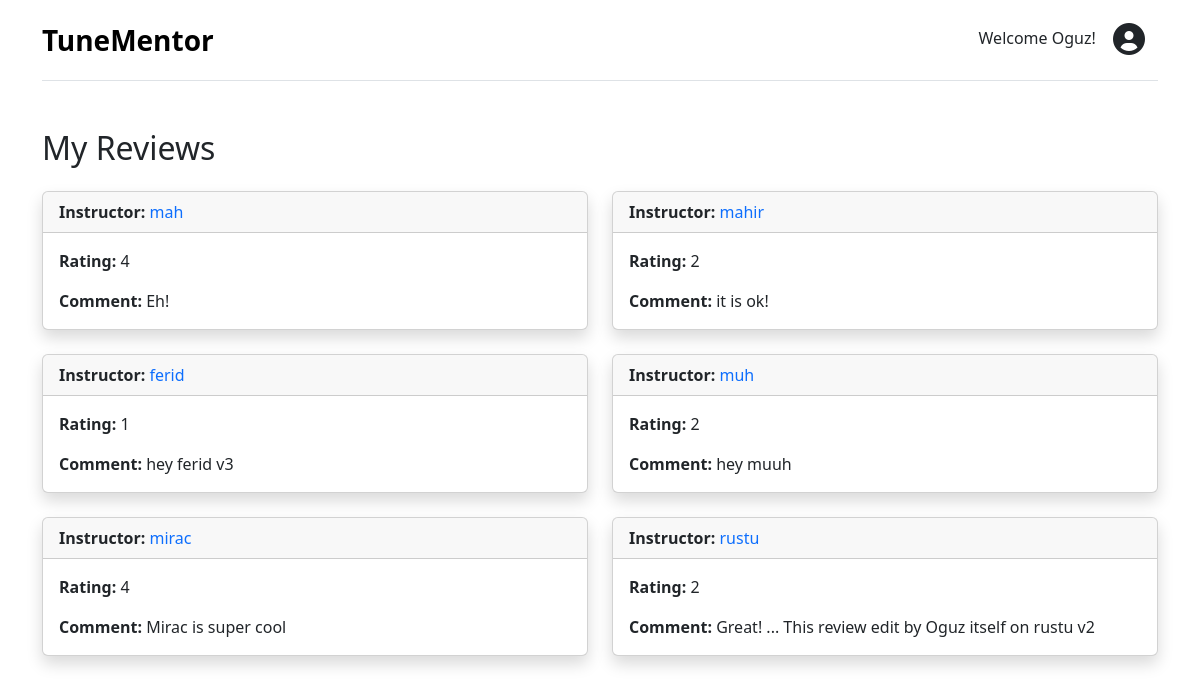
Page /my_reviews (signed in) on the committed database.
### tunementor/models.py (models this page shows, shortened)
class User(AbstractUser):
    ROLE_CHOICES = [
        ('instructor', 'Instructor'),
        ('apprentice', 'Apprentice')
    ]
    role = models.CharField(max_length=32, choices=ROLE_CHOICES, default="apprentice")
    profile_picture = models.ImageField(upload_to='profile_pictures/', blank=True, null=True)

class Review(models.Model):
    reviewer = models.ForeignKey(User, on_delete=models.CASCADE, related_name="reviews_written")
    instructor_profile = models.ForeignKey(InstructorProfile, on_delete=models.CASCADE, related_name="reviews")
    rating = models.IntegerField(choices=[(i, i) for i in range(1, 6)])
    comment = models.TextField(blank=True, null=True)
    timestamp = models.DateTimeField(auto_now_add=True)

class InstructorProfile(models.Model):
    CITY_CHOICES = [
        ('berlin', 'Berlin'),
        ('munich', 'Munich'),
        ('hamburg', 'Hamburg')
    ]
    LEVEL_CHOICES = [
        ('beginner', 'Beginner'),
        ('intermediate', 'Intermediate')
    ]
    instructor = models.OneToOneField(User, on_delete=models.CASCADE, related_name="instructor_profile")
    bio = models.TextField(blank=True, null=True)
    city = models.CharField(max_length=32, choices=CITY_CHOICES, default="berlin")
    level = models.CharField(max_length=32, choices=LEVEL_CHOICES, default="intermediate")
    instruments = models.ManyToManyField(Instrument, blank=True, related_name="instructors")

### tunementor/views.py (the view)
# urls.py: path("my_reviews", views.my_reviews, name="my_reviews"),
@login_required(login_url='login')
def my_reviews(request):
    if request.user.role == "instructor":
        messages.error(request, "Invalid request. Only apprentices can see their reviews.")
        return redirect("index")
    reviews = Review.objects.filter(reviewer=request.user).order_by("-timestamp")
    return render(request, "tunementor/my_reviews.html", {
        "reviews": reviews
    })

### tunementor/templates/tunementor/my_reviews.html
{% extends "tunementor/layout.html" %}
{% load static %}
{% block body %}
<div class="container mt-5">
    <h2 class="mb-4">My Reviews</h2>
    {% if reviews %}
        <div class="row">
            {% for review in reviews %}
                <div class="col-md-6 mb-4">
                    <div class="card shadow">
                        <div class="card-header">
                            <strong>Instructor:</strong>
                            <a href="{% url 'client' review.instructor_profile.id %}" class="text-decoration-none">
                                {{ review.instructor_profile.instructor.username }}
                            </a>
                        </div>
                        <div class="card-body">
                            <p class="card-text"><strong>Rating:</strong> {{ review.rating }}</p>
                            <p class="card-text"><strong>Comment:</strong> {{ review.comment }}</p>
                        </div>
                    </div>
                </div>
            {% endfor %}
        </div>
    {% else %}
        <div class="alert alert-info" role="alert">
            You haven't submitted any reviews yet.
        </div>
    {% endif %}
</div>
{% endblock %}

### tunementor/templates/tunementor/layout.html (shortened to what this page needs)
{% load static %}
{% load socialaccount %}
<!DOCTYPE html>
<html lang="en">
<head>
    <link href="https://cdn.jsdelivr.net/npm/bootstrap@5.3.3/dist/css/bootstrap.min.css" rel="stylesheet">
    <link rel="stylesheet" href="{% static 'tunementor/style.css' %}">
    <link rel="stylesheet" href="https://cdnjs.cloudflare.com/ajax/libs/font-awesome/6.0.0/css/all.min.css">
</head>
<body>
    <div class="container">
        <header class="d-flex flex-wrap align-items-center justify-content-center justify-content-md-between py-3 mb-4 border-bottom">
            <div class="col-md-3 mb-2 mb-md-0">
                <a href="/" class="d-inline-flex link-body-emphasis text-decoration-none fw-bold fs-3">
                TuneMentor
                </a>
            </div>
            {% if user.is_authenticated %}
                <div class="col-md-9 text-end">
                    <span>Welcome {{ user.username|capfirst }}!</span>
                    <a href="{% url 'my_profile' user.id %}" class="btn">
                        <i class="fa-solid fa-circle-user fa-2x"></i>
                    </a>
                </div>
            {% endif %}
        </header>
    </div>
    <div class="body">
        {% block body %}
        {% endblock %}
    </div>
</body>
</html>

### tunementor/static/tunementor/style.css (style rules this page uses)
html { overflow-y: scroll; }

### rows in the picture
User: username "Oguz"
Review: instructor_profile.instructor.username "mah", rating "4", comment "Eh!"
Review: instructor_profile.instructor.username "mahir", rating "2", comment "it is ok!"
Review: instructor_profile.instructor.username "ferid", rating "1", comment "hey ferid v3"
Review: instructor_profile.instructor.username "muh", rating "2", comment "hey muuh"
Review: instructor_profile.instructor.username "mirac", rating "4", comment "Mirac is super cool"
Review: instructor_profile.instructor.username "rustu", rating "2", comment "Great! ... This review edit by Oguz itself on rustu v2"
